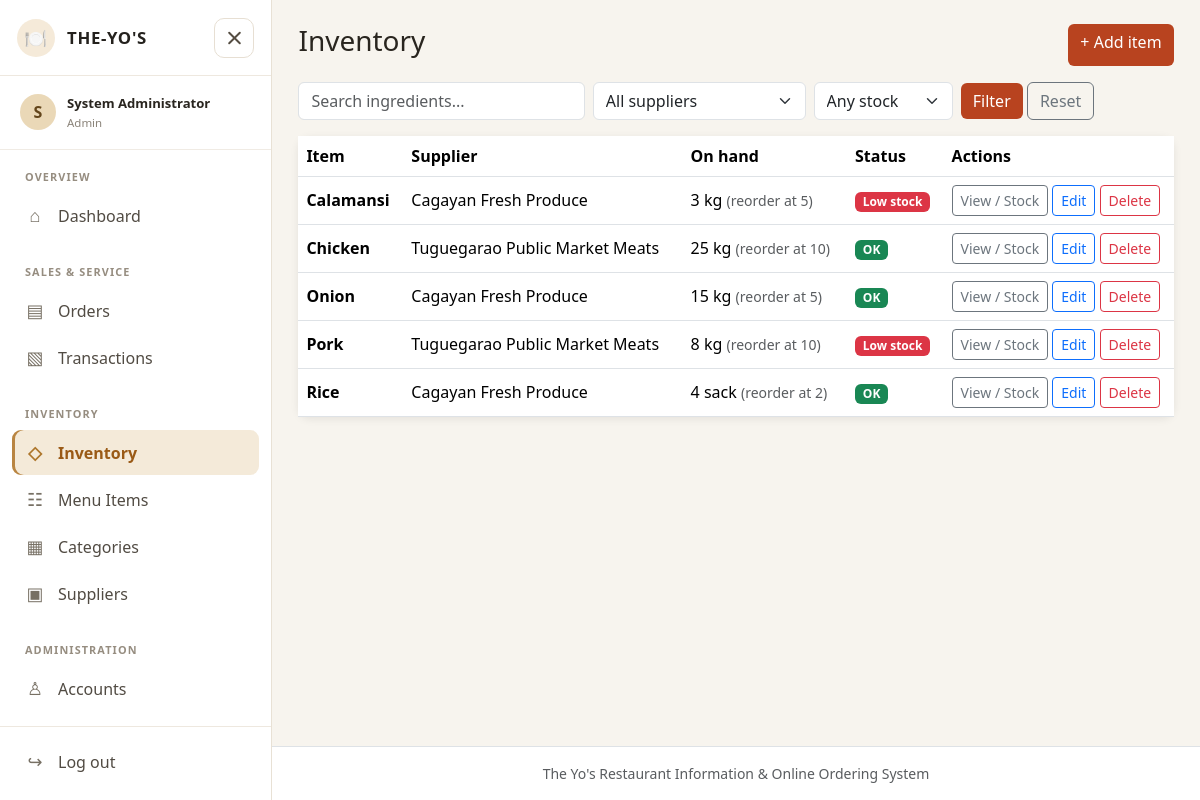
The page /inventory.php (signed in) on the database its author committed.
### tables this page shows
CREATE TABLE inventory_items (
  inventory_id INT AUTO_INCREMENT PRIMARY KEY,
  supplier_id INT NOT NULL,
  item_name VARCHAR(100) NOT NULL,
  unit VARCHAR(20) NOT NULL,
  quantity DECIMAL(10,2) NOT NULL DEFAULT 0,
  reorder_level DECIMAL(10,2) NOT NULL DEFAULT 10,
  FOREIGN KEY (supplier_id) REFERENCES suppliers(supplier_id) ON DELETE RESTRICT
);

CREATE TABLE suppliers (
  supplier_id INT AUTO_INCREMENT PRIMARY KEY,
  supplier_name VARCHAR(100) NOT NULL,
  contact_person VARCHAR(100) DEFAULT NULL,
  phone VARCHAR(20) DEFAULT NULL
);

### includes/config.php (called while the page is built, shortened)
<?php
try {
    $conn = mysqli_connect("localhost", "root", "", "theyos_db");
    mysqli_set_charset($conn, "utf8mb4");
} catch (mysqli_sql_exception $ex) {
    error_log($ex->getMessage());
    die("<h3>Cannot connect to the database.</h3><p>Start MySQL in XAMPP and import <b>sql/theyos_db.sql</b> in phpMyAdmin.</p>");
}
function e($s)          { return htmlspecialchars((string)$s, ENT_QUOTES, 'UTF-8'); }
function q($sql, $types = '', $params = []) {
    global $conn;
    $st = mysqli_prepare($conn, $sql);
    if ($types !== '') { mysqli_stmt_bind_param($st, $types, ...$params); }
    mysqli_stmt_execute($st);
    return $st;
}
function rows($st) { return mysqli_fetch_all(mysqli_stmt_get_result($st), MYSQLI_ASSOC); }

### inventory.php (the view, shortened to what this page needs)
<?php
require 'includes/config.php'; require_staff_or_admin();
$title = 'Inventory'; $errors = []; $action = $_GET['action'] ?? 'list';
$row = ['inventory_id' => '', 'supplier_id' => '', 'item_name' => '', 'unit' => '', 'quantity' => '0', 'reorder_level' => '10'];
$sups = rows(q("SELECT * FROM suppliers ORDER BY supplier_name"));
$search = trim($_GET['search'] ?? ''); $sup = (int)($_GET['sup'] ?? 0); $stock = $_GET['stock'] ?? '';
$sql = "SELECT i.*, s.supplier_name FROM inventory_items i JOIN suppliers s ON s.supplier_id=i.supplier_id WHERE i.item_name LIKE ?";
$t = 's'; $p = ["%$search%"];
$list = rows(q($sql . " ORDER BY i.item_name", $t, $p));
include 'includes/header.php';
?>
<?php if ($action === 'add' || $action === 'edit'): ?>
<div class="card" style="max-width:640px"><div class="card-body">
  <h4><?= $action === 'add' ? 'Add' : 'Edit' ?> inventory item</h4>
  <form method="post"><input type="hidden" name="inventory_id" value="<?= e($row['inventory_id']) ?>">
    <label class="form-label">Item name</label><input class="form-control mb-2" name="item_name" value="<?= e($row['item_name']) ?>">
    <label class="form-label">Supplier</label><select class="form-select mb-2" name="supplier_id"><option value="">Select...</option>
      <?php foreach ($sups as $s): ?><option value="<?= $s['supplier_id'] ?>" <?= $row['supplier_id'] == $s['supplier_id'] ? 'selected' : '' ?>><?= e($s['supplier_name']) ?></option><?php endforeach; ?></select>
    <div class="row g-2 mb-3"><div class="col"><label class="form-label">Unit</label><input class="form-control" name="unit" value="<?= e($row['unit']) ?>"></div>
      <div class="col"><label class="form-label">Quantity</label><input class="form-control" name="quantity" value="<?= e($row['quantity']) ?>"></div>
      <div class="col"><label class="form-label">Reorder level</label><input class="form-control" name="reorder_level" value="<?= e($row['reorder_level']) ?>"></div></div>
    <button class="btn btn-yo">Save</button> <a class="btn btn-outline-secondary" href="inventory.php">Cancel</a></form>
</div></div>
<?php else: ?>
<div class="d-flex justify-content-between mb-3"><h3>Inventory</h3><a class="btn btn-yo" href="?action=add">+ Add item</a></div>
<form class="row g-2 mb-3" method="get">
  <div class="col-md-4"><input class="form-control" name="search" placeholder="Search ingredients..." value="<?= e($search) ?>"></div>
  <div class="col-md-3"><select class="form-select" name="sup"><option value="0">All suppliers</option></select></div>
  <div class="col-md-2"><select class="form-select" name="stock"><option value="">Any stock</option></select></div>
  <div class="col-md-3"><button class="btn btn-yo">Filter</button> <a class="btn btn-outline-secondary" href="inventory.php">Reset</a></div>
</form>
<div class="card"><table class="table table-hover align-middle mb-0"><thead><tr><th>Item</th><th>Supplier</th><th>On hand</th><th>Status</th><th width="230">Actions</th></tr></thead><tbody>
<?php foreach ($list as $i): $low = $i['quantity'] <= $i['reorder_level']; ?>
<tr><td><b><?= e($i['item_name']) ?></b></td><td><?= e($i['supplier_name']) ?></td><td><?= e($i['quantity'] + 0) ?> <?= e($i['unit']) ?> <small class="text-muted">(reorder at <?= e($i['reorder_level'] + 0) ?>)</small></td>
  <td><?= $low ? "<span class='badge bg-danger'>Low stock</span>" : "<span class='badge bg-success'>OK</span>" ?></td>
  <td><a class="btn btn-sm btn-outline-secondary" href="inventory_view.php?id=<?= $i['inventory_id'] ?>">View / Stock</a>
  <a class="btn btn-sm btn-outline-primary" href="?action=edit&id=<?= $i['inventory_id'] ?>">Edit</a>
  <form method="post" class="d-inline" onsubmit="return confirm('Delete this item and its history?')"><button class="btn btn-sm btn-outline-danger">Delete</button></form></td></tr>
<?php endforeach; if (!$list) echo "<tr><td colspan='5' class='text-center text-muted'>No inventory items found.</td></tr>"; ?>
</tbody></table></div>
<?php endif; include 'includes/footer.php'; ?>

### includes/header.php (shortened to what this page needs)
<?php
require_once __DIR__ . '/config.php';
$isAdmin   = $_SESSION['accesslevel'] === 'admin';
$isStaff   = $_SESSION['accesslevel'] === 'staff';
$page      = basename($_SERVER['PHP_SELF']);
function side_link($file, $label, $page, $icon = '') {
    $active = $page === $file ? ' active' : '';
    echo "<a class='side-link$active' href='$file'><span class='side-icon' aria-hidden='true'>$icon</span><span class='side-label'>$label</span></a>";
}
?>
<!DOCTYPE html>
<html lang="en">
<head>
<link href="bootstrap-5.3.2-dist/css/bootstrap.min.css" rel="stylesheet">
<link href="css/style.css" rel="stylesheet">
</head>
<body>
<div class="app-shell">
  <aside class="app-sidebar" id="appSidebar" aria-label="Main navigation">
    <div class="sidebar-brand">
      <a class="brand-link" href="dashboard.php"><span class="brand-mark">🍽️</span><span class="side-label">THE-YO'S</span></a>
      <button class="sidebar-toggle desktop-toggle" type="button" aria-label="Collapse navigation" aria-expanded="true" aria-controls="appSidebar">
        <span></span><span></span><span></span>
      </button>
    </div>
    <div class="sidebar-user">
      <span class="user-avatar"><?= e(strtoupper(substr($_SESSION['fullname'], 0, 1))) ?></span>
      <span class="side-label user-details"><b><?= e($_SESSION['fullname']) ?></b><small><?= e(ucfirst($_SESSION['accesslevel'])) ?></small></span>
    </div>
    <nav class="sidebar-nav">
      <div class="nav-section">
        <div class="nav-section-title side-label">Overview</div>
        <?php side_link('dashboard.php', 'Dashboard', $page, '⌂'); ?>
      </div>
      <?php if ($isAdmin || $isStaff): ?>
        <div class="nav-section">
          <div class="nav-section-title side-label">Sales &amp; Service</div>
          <?php if ($isAdmin) side_link('transactions.php', 'Transactions', $page, '▧'); ?>
        </div>
        <div class="nav-section">
          <div class="nav-section-title side-label">Inventory</div>
          <?php if ($isAdmin): ?>
            <?php side_link('menu_manage.php', 'Menu Items', $page, '☷'); ?>
            <?php side_link('categories.php', 'Categories', $page, '▦'); ?>
            <?php side_link('suppliers.php', 'Suppliers', $page, '▣'); ?>
          <?php endif; ?>
        </div>
        <?php if ($isAdmin): ?>
          <div class="nav-section">
            <div class="nav-section-title side-label">Administration</div>
          </div>
        <?php endif; ?>
      <?php endif; ?>
    </nav>
    <div class="sidebar-footer"><a class="side-link" href="logout.php"><span class="side-icon" aria-hidden="true">↪</span><span class="side-label">Log out</span></a></div>
  </aside>
  <div class="app-content">
    <main class="page-content container-fluid py-4">

### includes/footer.php (shortened to what this page needs)
</main>
<footer class="app-footer text-center text-muted small py-3 border-top">The Yo's Restaurant Information &amp; Online Ordering System</footer>
</div>
</div>
</body>
</html>

### css/style.css (style rules this page uses)
:root { --yo-brand:#b8431f; --yo-dark:#3b1d12; --yo-cream:#fff8f0; }
body { background: #f7f4ee; font-family: 'Segoe UI', Arial, sans-serif; color:#29251f; }
.btn-yo { background: var(--yo-brand); color:#fff; border:0; }
.card { border:0; box-shadow:0 2px 8px rgba(0,0,0,.08); border-radius:12px; }
.table thead { background: var(--yo-dark); color:#fff; }
.app-shell { min-height:100vh; }
.app-sidebar { position:fixed; inset:0 auto 0 0; z-index:1040; display:flex; flex-direction:column; width:272px; background:#fff; border-right:1px solid #e8e1d5; transition:width .28s ease, transform .28s ease; }
.sidebar-brand { height:76px; display:flex; align-items:center; justify-content:space-between; padding:0 17px; border-bottom:1px solid #eee8df; overflow:hidden; }
.brand-link { display:flex; align-items:center; gap:12px; min-width:0; color:#24211d; text-decoration:none; font-size:1.05rem; font-weight:800; letter-spacing:.04em; white-space:nowrap; }
.brand-mark { display:grid; place-items:center; width:38px; height:38px; flex:none; border-radius:50%; background:#f5ead9; font-size:1.15rem; }
.sidebar-toggle { display:grid; place-content:center; gap:4px; width:40px; height:40px; flex:none; border:1px solid #e7dfd3; border-radius:10px; background:#fff; color:#554d42; transition:background .2s ease, border-color .2s ease; }
.sidebar-toggle span { width:17px; height:2px; display:block; border-radius:2px; background:currentColor; transition:transform .22s ease, opacity .18s ease; }
.sidebar-toggle[aria-expanded="true"] span:last-child { transform:translateY(-6px) rotate(-45deg); }
.sidebar-user { display:flex; align-items:center; gap:11px; padding:18px 20px; border-bottom:1px solid #f0ebe4; overflow:hidden; white-space:nowrap; }
.user-avatar { display:grid; place-items:center; width:36px; height:36px; flex:none; border-radius:50%; background:#ead8b7; color:#63451b; font-weight:700; }
.user-details { display:flex; flex-direction:column; min-width:0; font-size:.82rem; }
.user-details b { overflow:hidden; text-overflow:ellipsis; }
.user-details small { color:#8b847a; }
.sidebar-nav { flex:1; overflow-y:auto; padding:11px 12px 20px; }
.nav-section { margin-bottom:18px; }
.nav-section-title { padding:8px 13px 6px; color:#968d80; font-size:.68rem; font-weight:700; letter-spacing:.1em; text-transform:uppercase; white-space:nowrap; }
.side-link { display:flex; align-items:center; gap:13px; min-height:42px; margin:2px 0; padding:9px 13px; border-radius:9px; color:#514b43; text-decoration:none; white-space:nowrap; transition:background .18s ease, color .18s ease, padding .22s ease; }
.side-link.active { background:#f4ead9; color:#9a5a16; font-weight:600; box-shadow:inset 3px 0 #b98542; }
.side-icon { display:grid; place-items:center; width:20px; flex:none; color:#777064; font-size:1.12rem; }
.side-link.active .side-icon { color:#ad762b; }
.sidebar-footer { padding:10px 12px 14px; border-top:1px solid #eee8df; }
.app-content { min-height:100vh; margin-left:272px; display:flex; flex-direction:column; transition:margin-left .28s ease; }
.page-content { flex:1; width:100%; max-width:1600px; padding-right:clamp(16px, 2.2vw, 36px); padding-left:clamp(16px, 2.2vw, 36px); }
.app-footer { background:#fff; }

### rows shown on the page
inventory_items: item_name "Calamansi", supplier.supplier_name "Cagayan Fresh Produce", $i['quantity'] + 0 "3", unit "kg", $i['reorder_level'] + 0 "5", shows "Low stock"
inventory_items: item_name "Chicken", supplier.supplier_name "Tuguegarao Public Market Meats", $i['quantity'] + 0 "25", unit "kg", $i['reorder_level'] + 0 "10", shows "OK"
inventory_items: item_name "Onion", supplier.supplier_name "Cagayan Fresh Produce", $i['quantity'] + 0 "15", unit "kg", $i['reorder_level'] + 0 "5", shows "OK"
inventory_items: item_name "Pork", supplier.supplier_name "Tuguegarao Public Market Meats", $i['quantity'] + 0 "8", unit "kg", $i['reorder_level'] + 0 "10", shows "Low stock"
inventory_items: item_name "Rice", supplier.supplier_name "Cagayan Fresh Produce", $i['quantity'] + 0 "4", unit "sack", $i['reorder_level'] + 0 "2", shows "OK"

### other values the page prints
substr($_SESSION['fullname'], 0, 1) "S"
$_SESSION['fullname'] "System Administrator"
$_SESSION['accesslevel'] "Admin"
$icon "⌂ ▤ ▧ ◇ ☷ ▦ ▣ ♙"
$label "Dashboard Orders Transactions Inventory Menu Items Categories Suppliers Accounts"
